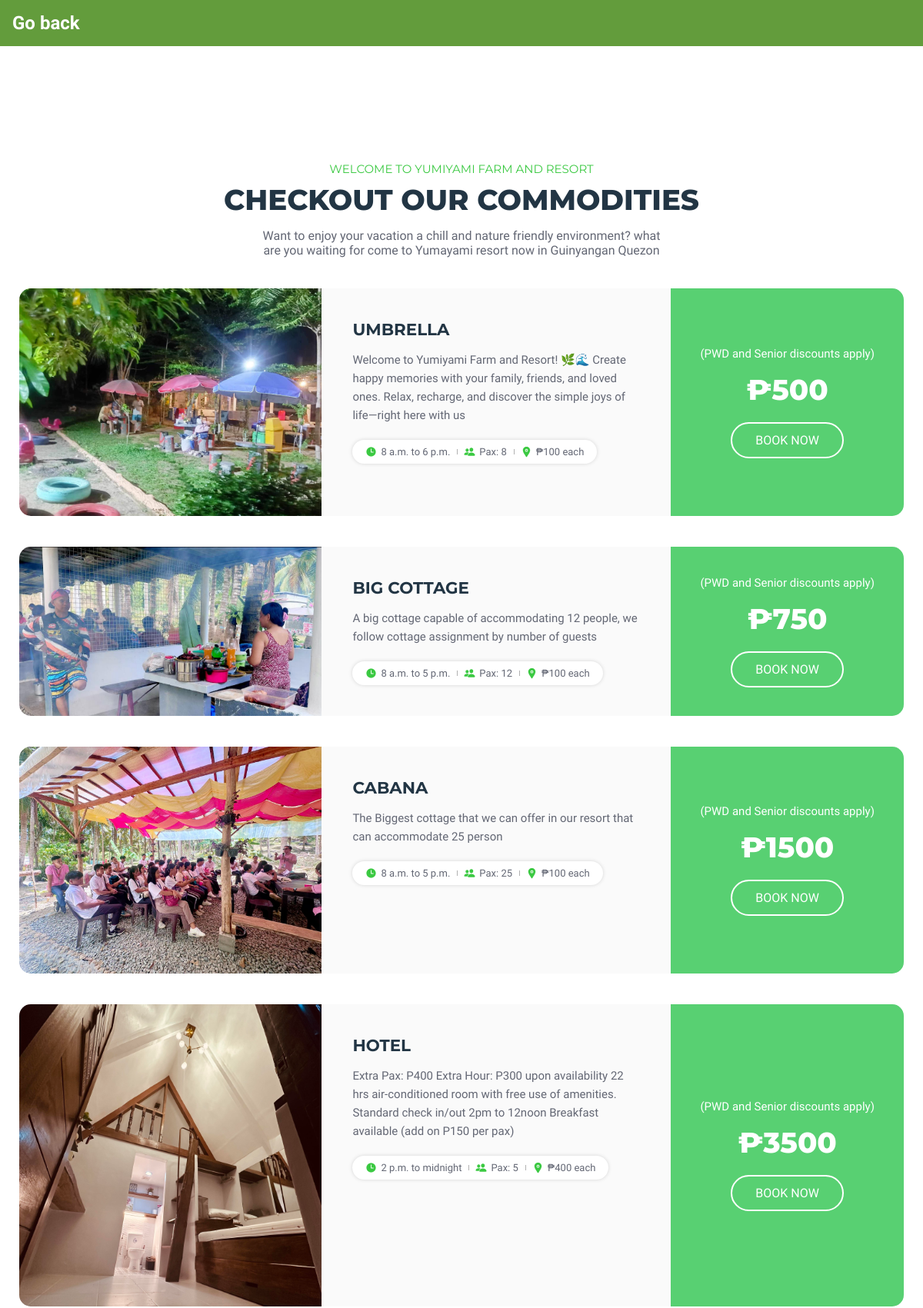
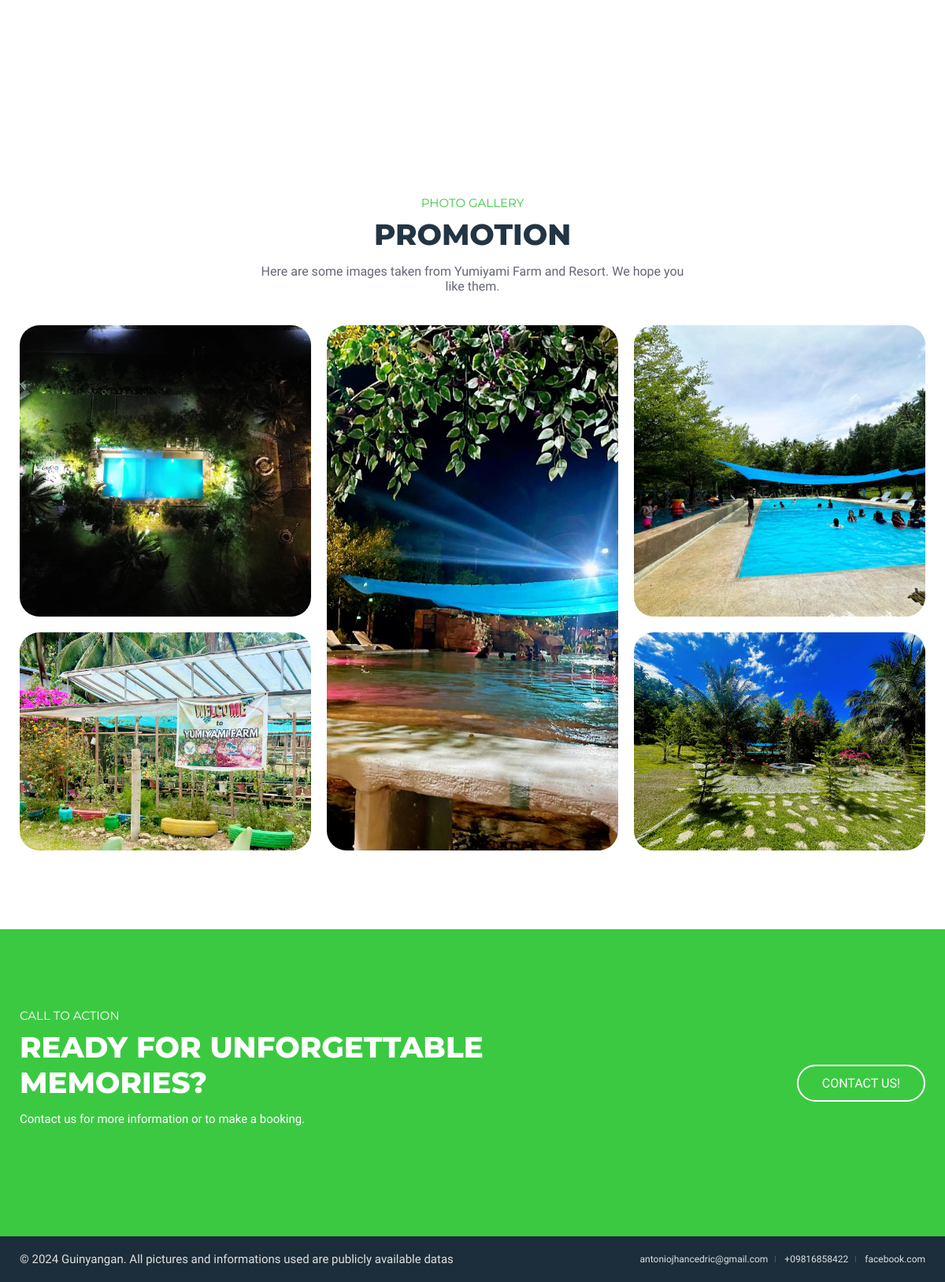
Page /resort/1/ on the earlier database version (2 pictures, top to bottom).
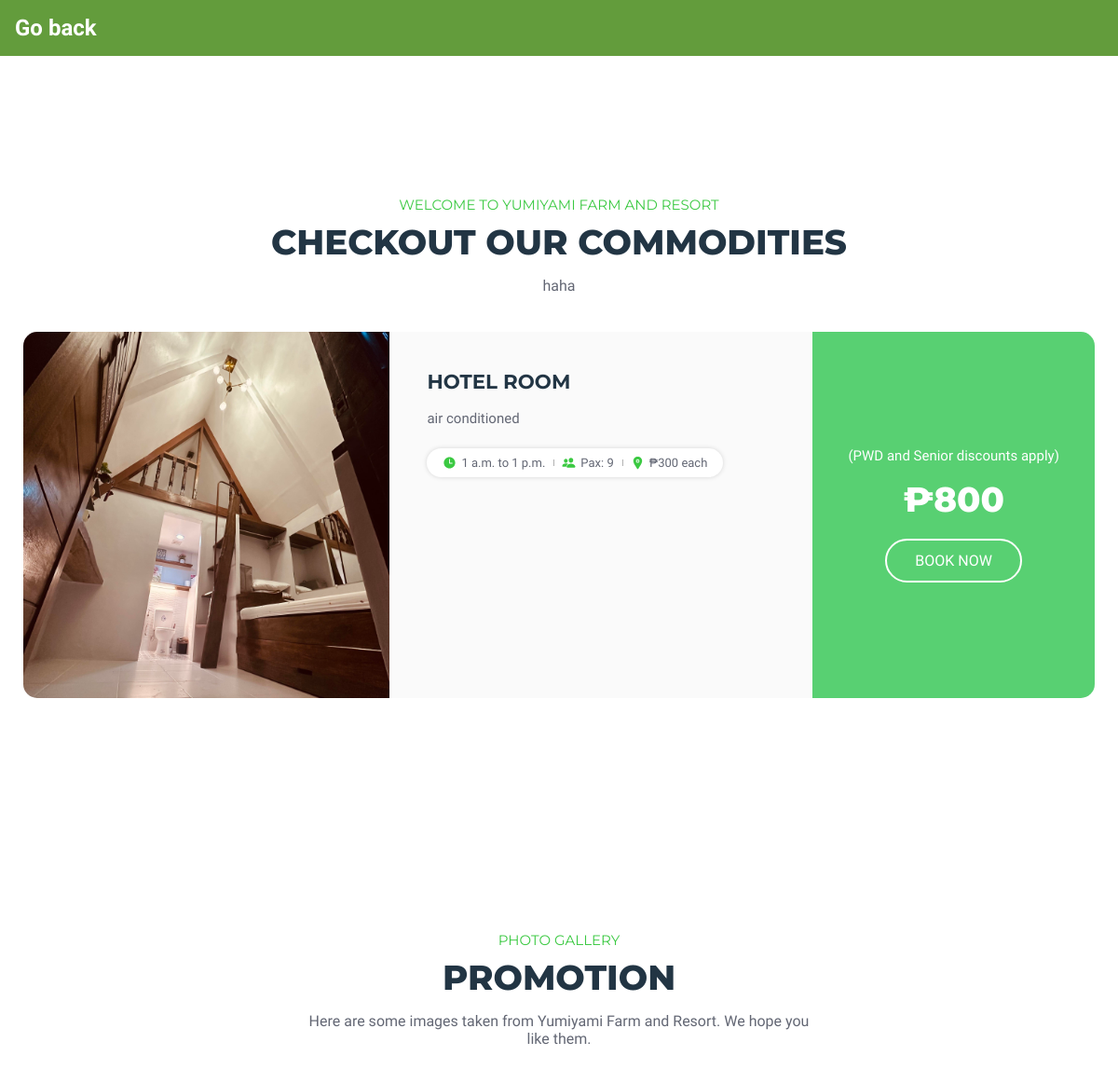
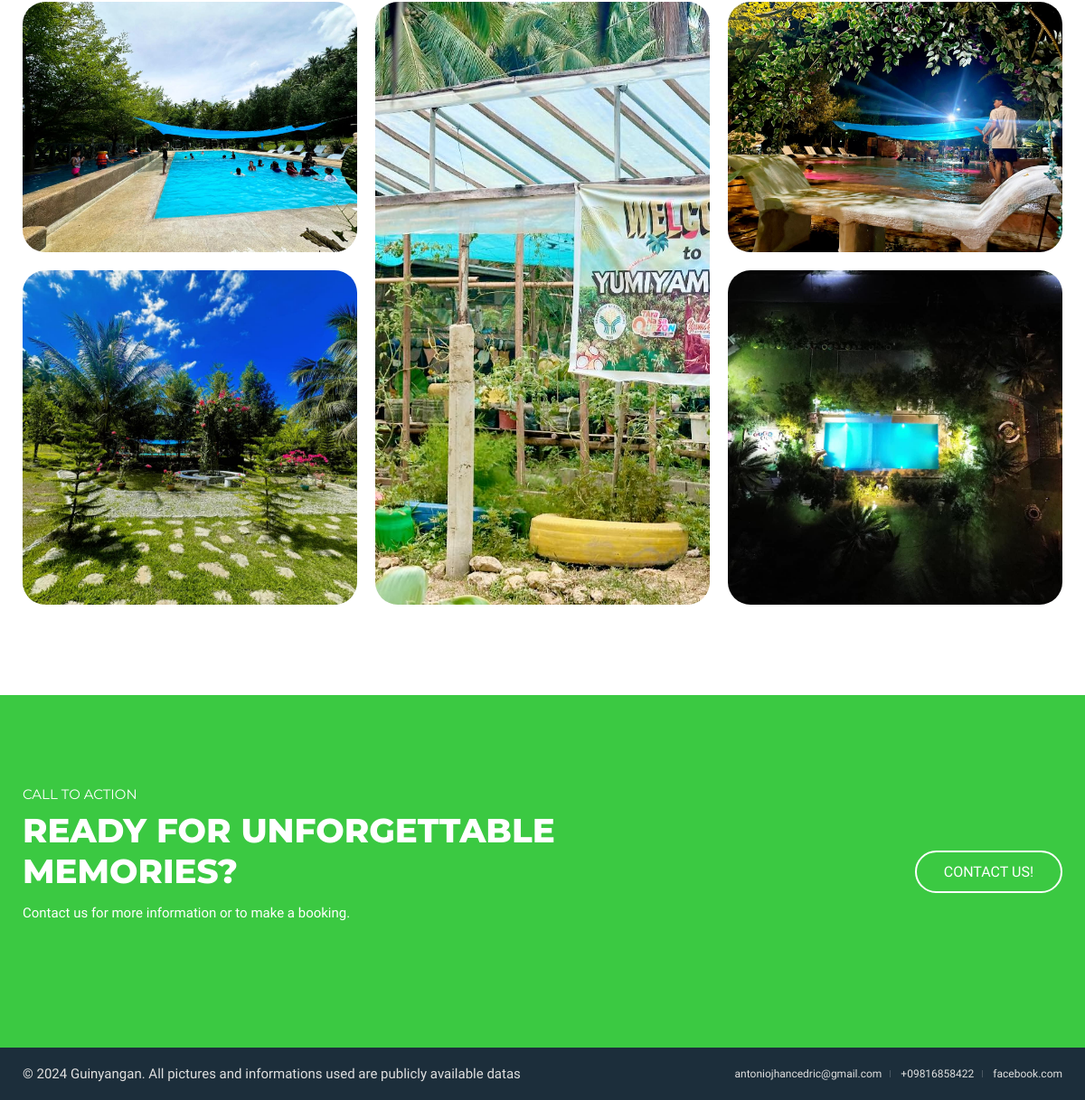
Same page on the later database version (2 pictures, top to bottom).
### app/models.py (models this page shows, shortened)
class Resort(models.Model):
    name = models.CharField(max_length=255)
    description = models.TextField(blank=True, null=True)
    entrance_fee_adult = models.DecimalField(max_digits=10, decimal_places=2, default=0)
    entrance_fee_discounted = models.DecimalField(max_digits=10, decimal_places=2, default=0)
    phone = models.CharField(max_length=15)
    gmail = models.CharField(max_length=30)
    facebook = models.CharField(max_length=30)
    location = models.CharField(max_length=100)
    image_1 = models.ImageField(upload_to='app/images/', blank=True, null=True)
    image_2 = models.ImageField(upload_to='app/images/', blank=True, null=True)
    image_3 = models.ImageField(upload_to='app/images/', blank=True, null=True)
    image_4 = models.ImageField(upload_to='app/images/', blank=True, null=True)
    image_5 = models.ImageField(upload_to='app/images/', blank=True, null=True)
    owner = models.ForeignKey(CustomUser, on_delete=models.CASCADE, related_name='resorts')

class Room(models.Model):
    resort = models.ForeignKey(Resort, on_delete=models.CASCADE, related_name='rooms')
    picture = models.ImageField(upload_to='app/images/', blank=True)
    description = models.TextField(blank=True, null=True)
    room_name = models.CharField(max_length=255)
    capacity = models.PositiveIntegerField()
    price = models.DecimalField(max_digits=10, decimal_places=2)
    start = models.TimeField()
    finish = models.TimeField()
    entrance = models.IntegerField(default=0)

### app/views.py (the view)
# urls.py: path('resort/<int:id>/', views.resort_detail, name='resort_detail'),
def resort_detail(request, id):
    resort = get_object_or_404(Resort, id=id)
    rooms = resort.rooms.all()
    context = {
        'resort': resort,
        'rooms': rooms
    }
    return render(request, 'app/tourist_page.html', context)

### templates/app/tourist_page.html (shortened to what this page needs)
{% load static %}
<!DOCTYPE html>
<html lang="en">
<head>
  <link rel="stylesheet" href="{% static 'app/css/tourist_page.css' %}">
  <link rel="stylesheet" href="{% static 'app/css/card.css' %}">
</head>
<body id="top">
 {% block content %}
 <nav class="navbar">
  <a href="{% url 'resort' %}" class="navbar-brand m-1 text-light" >Go back</a>
</nav>
<main>
  <article>
    <section class="package" id="package">
      <div class="container">
        <p class="section-subtitle">Welcome to {{ resort.name }}</p>
        <h2 class="h2 section-title">Checkout Our Commodities</h2>
        <p class="section-text">
          {{ resort.description }}
        </p>
        <ul class="package-list">
         {% for room in rooms %}
         <li>
          <div class="package-card">
            <figure class="card-banner">
              <img src="{% if room.picture %}{{ room.picture.url }}{% else %}{% static 'app/images/image_1.jpg' %}{% endif %}"
                   alt="Experience {{ resort.name }}" loading="lazy">
            </figure>
            <div class="card-content">
              <h3 class="h3 card-title">{{ room.room_name }}</h3>
              <p class="card-text">{{ room.description }}</p>
              <ul class="card-meta-list">
                <li class="card-meta-item">
                  <div class="meta-box">
                    <ion-icon name="time"></ion-icon>
                    <p class="text">{{ room.start }} to {{ room.finish }}</p>
                  </div>
                </li>
                <li class="card-meta-item">
                  <div class="meta-box">
                    <ion-icon name="people"></ion-icon>
                    <p class="text">Pax: {{ room.capacity }}</p>
                  </div>
                </li>
                <li class="card-meta-item">
                  <div class="meta-box">
                    <ion-icon name="location"></ion-icon>
                    <p class="text">₱{{ room.entrance }} each</p>
                  </div>
                </li>
              </ul>
            </div>
            <div class="card-price">
              <div class="wrapper">
                <p class="reviews">(PWD and Senior discounts apply)</p>
              </div>
              <p class="price">₱{{ room.price|default:"N/A"|floatformat:0 }}</p>
              <a href="{% url 'form' resort.name room.id %}" class="btn btn-secondary">Book Now</a>
            </div>
          </div>
        </li>
         {% endfor %}
        </ul>
      </div>
    </section>
    <section class="gallery" id="gallery">
      <div class="container">
        <p class="section-subtitle">Photo Gallery</p>
        <h2 class="h2 section-title">Promotion</h2>
        <p class="section-text">
          Here are some images taken from {{ resort.name }}. We hope you like them.
        </p>
        <ul class="gallery-list">
          <li class="gallery-item">
            <figure class="gallery-image">
              <img src="{% if resort.image_1 %}{{ resort.image_1.url }}{% else %}{% static 'app/images/image_1.jpg' %}{% endif %}"
                   alt="Gallery image">
            </figure>
          </li>
          <li class="gallery-item">
            <figure class="gallery-image">
              <img src="{% if resort.image_2 %}{{ resort.image_2.url }}{% else %}{% static 'app/images/image_1.jpg' %}{% endif %}"
                   alt="Gallery image">
            </figure>
          </li>
          <li class="gallery-item">
            <figure class="gallery-image">
              <img src="{% if resort.image_3 %}{{ resort.image_3.url }}{% else %}{% static 'app/images/image_1.jpg' %}{% endif %}"
                   alt="Gallery image">
            </figure>
          </li>
          <li class="gallery-item">
            <figure class="gallery-image">
              <img src="{% if resort.image_4 %}{{ resort.image_4.url }}{% else %}{% static 'app/images/default_image.jpg' %}{% endif %}"
                   alt="Gallery image">
            </figure>
          </li>
          <li class="gallery-item">
            <figure class="gallery-image">
              <img src="{% if resort.image_5 %}{{ resort.image_5.url }}{% else %}{% static 'app/images/default_image.jpg' %}{% endif %}"
                   alt="Gallery image">
            </figure>
          </li>
        </ul>
      </div>
    </section>
    <section class="cta" id="contact">
      <div class="container">
        <div class="cta-content">
          <p class="section-subtitle">Call To Action</p>
          <h2 class="h2 section-title">Ready For Unforgettable Memories?</h2>
          <p class="section-text">
            Contact us for more information or to make a booking.
          </p>
        </div>
        <button class="btn btn-secondary" onclick="toggleContactDetails()">Contact Us!</button>
      </div>
    </section>
  </article>
</main>
<footer class="footer">
  <div class="footer-bottom">
    <div class="container">
      <p class="copyright">&copy; 2024 <a href="#">Guinyangan</a>. All pictures and informations used are publicly available datas</p>
      <ul class="footer-bottom-list">
        <li>
          <a href="https://mail.google.com/mail/u/0/?fs=1&to={{ resort.gmail }}&su=Subject&body=Write+a+letter&tf=cm" class="footer-bottom-link">
              {{ resort.gmail }}
          </a>
      </li>
      <li>
          <a href="#" class="footer-bottom-link">+{{ resort.phone }}</a>
      </li>
      <li>
          <a href="{{ resort.facebook }}" class="footer-bottom-link" target="_blank">{{ resort.facebook }}</a>
      </li>
      </ul>
    </div>
  </div>
</footer>
 {% endblock %}
</body>
</html>

### static/app/css/card.css (style rules this page uses)
body { font-family: "Baloo 2", cursive; font-size: 16px; text-rendering: optimizeLegibility; font-weight: initial; }
a, a:hover { text-decoration: none; transition: color 0.3s ease-in-out; }
* { margin: 0; padding: 0; box-sizing: border-box; }
.navbar { display: flex; align-items: center; justify-content: space-between; padding: 1rem; background-color: #639c3c; color: #fff; margin-bottom: 50px; }
.navbar-brand { font-size: 1.5rem; font-weight: bold; text-decoration: none; color: white; }

Differences in the rows shown:
removed Room: picture (picture), room_name "BIG COTTAGE", description "A big cottage capable of accommodating 12 people, we follow cottage assignment by number of guests", start "8 a.m.", finish "5 p.m.", capacity "12", entrance "100", price "750"
removed Room: picture (picture), room_name "CABANA", description "The Biggest cottage that we can offer in our resort that can accommodate 25 person", start "8 a.m.", finish "5 p.m.", capacity "25", entrance "100", price "1500"
removed Room: picture (picture), room_name "HOTEL", description "Extra Pax: P400 Extra Hour: P300 upon availability 22 hrs air-conditioned room with free use of amenities. Standard check in/out 2pm to 12noon Breakfast available (add on P150 per pax)", start "2 p.m.", finish "midnight", capacity "5", entrance "400", price "3500"
changed Resort "Yumiyami Farm and Resort": description "Want to enjoy your vacation a chill and nature friendly environment? what are you waiting for come to Yumayami resort now in Guinyangan Quezon" → "haha"; image_1: a different picture; image_2: a different picture; image_3: a different picture; image_4: a different picture; image_5: a different picture
changed Room: picture: a different picture; room_name "UMBRELLA" → "HOTEL ROOM"; description "Welcome to Yumiyami Farm and Resort! 🌿🌊 Create happy memories with your family, friends, and loved ones. Relax, recharge, and discover the simple joys of life—right here with us" → "air conditioned"; start "8 a.m." → "1 a.m."; finish "6 p.m." → "1 p.m."; capacity "8" → "9"; entrance "100" → "300"; price "500" → "800"
